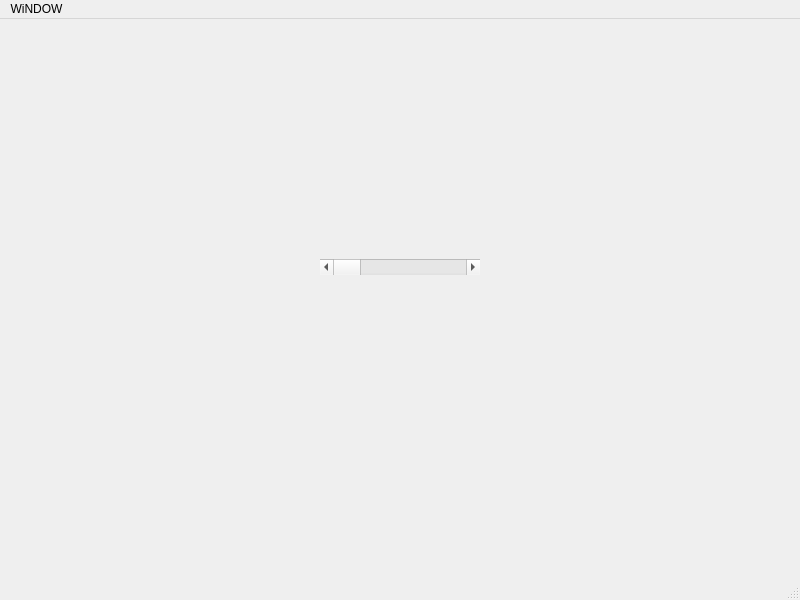
<?xml version="1.0" encoding="UTF-8"?>
<ui version="4.0">
 <class>MainWindow</class>
 <widget class="QMainWindow" name="MainWindow">
  <property name="geometry">
   <rect>
    <x>0</x>
    <y>0</y>
    <width>800</width>
    <height>600</height>
   </rect>
  </property>
  <property name="windowTitle">
   <string>MainWindow</string>
  </property>
  <widget class="QWidget" name="centralwidget">
   <widget class="QScrollBar" name="horizontalScrollBar">
    <property name="geometry">
     <rect>
      <x>320</x>
      <y>240</y>
      <width>160</width>
      <height>16</height>
     </rect>
    </property>
    <property name="orientation">
     <enum>Qt::Horizontal</enum>
    </property>
   </widget>
  </widget>
  <widget class="QMenuBar" name="menubar">
   <property name="geometry">
    <rect>
     <x>0</x>
     <y>0</y>
     <width>800</width>
     <height>25</height>
    </rect>
   </property>
   <widget class="QMenu" name="menuWiNDOW">
    <property name="title">
     <string>WiNDOW</string>
    </property>
   </widget>
   <addaction name="menuWiNDOW"/>
  </widget>
  <widget class="QStatusBar" name="statusbar"/>
 </widget>
 <resources/>
 <connections/>
</ui>
